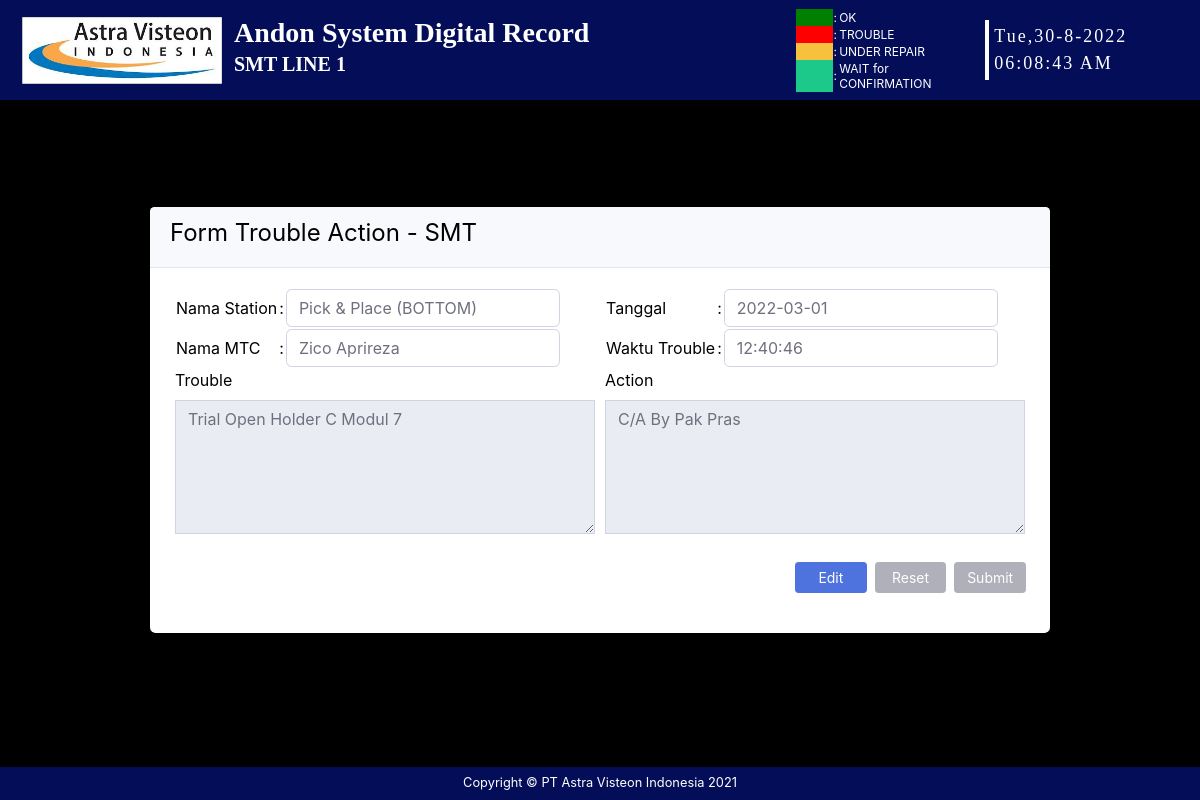
/formcheck.php?idtrouble=186&station=12, run on the app's committed database.
### tables this page shows
CREATE TABLE IF NOT EXISTS `smt_action` (
  `no` int(11) NOT NULL AUTO_INCREMENT,
  `id_trouble` int(10) NOT NULL,
  `date_trouble` date NOT NULL,
  `time_trouble` time NOT NULL,
  `no_station` int(10) NOT NULL,
  `nama_station` tinytext NOT NULL,
  `trouble` text NOT NULL,
  `action` text NOT NULL,
  `name` tinytext NOT NULL,
  PRIMARY KEY (`no`),
  KEY `no_station` (`no_station`),
  KEY `id-trouble` (`id_trouble`)
);

### formcheck.php (the view, shortened to what this page needs)
 <?php
include "connect.php";
$no_station = $_GET['station'];
$id_trouble = $_GET['idtrouble'];
?>
<html lang="en">
<head>
  <link href="css/sb-admin-2.css" rel="stylesheet">
</head>
<body>
<nav class="navbar navbar-expand fixed-top bg-bluedark mb-4" style="height: 100px;">
  <?php require 'navbar.php'; ?>
</nav>
<div class="d-flex align-items-center min-vh-100">
      <div id="content" style="padding-top: 110px; padding-bottom: 20px; width: 100%">
        <div class="container" style="padding-left: 10%; padding-right: 10%;">
          <div class="row" style="width: 100%">
            <div class="card" style="width: 100%; margin-bottom: 50px;">
              <div class="card-header"><h4> Form Trouble Action - SMT</h4></div>
              <div class="card-body">
                <form method='post' action='formpost.php?form=2' autocomplete='off' onsubmit="return confirm('Anda sudah yakin dengan data yang anda masukkan ?');">
                <?php
                $query = mysqli_query($connect,"SELECT * FROM smt_action WHERE id_trouble = '$id_trouble' AND no_station = '$no_station'");
                if(mysqli_num_rows($query) != 0){
                  $data1=mysqli_fetch_array($query);
                  $date_trouble = $data1['date_trouble'];
                  $time_trouble = $data1['time_trouble'];
                  $nama_station = $data1['nama_station'];
                  $trouble      = $data1['trouble'];
                  $action       = $data1['action'];
                  $mtc          = $data1['name'];
                  } ?>
                  <div class="row text-danger">
                    <div class="col-md-6">
                      <table>
                      <tr><td>Nama Station</td>
                          <td> : </td>
                          <td><input type="text" name="station" id="station" class="form-control bg-white" value="<?=$nama_station?>" readonly /></td></tr>
                      <tr><td>Nama MTC</td>
                          <td> : </td>
                          <td><input type="text" name="mtc" id="mtc" class="form-control bg-white" value="<?=$mtc?>" style='text-transform: capitalize;' readonly /></td></tr>
                      </table>
                    </div>
                    <div class="col-md-6">
                      <table>
                      <tr><td>Tanggal</td>
                          <td> : </td>
                          <td><input type="text" name="date" id="date" class="form-control bg-white" value="<?=$date_trouble?>" readonly /></td></tr>
                      <tr><td>Waktu Trouble</td>
                          <td> : </td>
                          <td><input type="text" name="time" id="time" class="form-control bg-white" value="<?=$time_trouble?>" readonly /></td></tr>
                      </table>
                    </div>
                  </div>
                  <div class="row">
                    <div class="col-md-6">
                      <label for="trouble">Trouble</label>
                      <textarea name='trouble' id='trouble' rows='5' class='form-control rounded-0' maxlength="100" style='text-transform: capitalize;' readonly><?php echo $trouble ?></textarea><br />
                    </div>
                    <div class="col-md-6">
                      <label for="action">Action</label>
                      <textarea name='action' id='action' rows='5' class='form-control rounded-0' maxlength="100" style='text-transform: capitalize;' readonly><?php echo $action ?></textarea><br />
                    </div>
                  </div>
                  <div class="row d-flex flex-row-reverse py-1 px-0">
                  <input class="col-sm-1 btn btn-sm btn-secondary mx-1" type="submit" name="submit" id="submit" value="Submit" disabled />
                  <input class="col-sm-1 btn btn-sm btn-secondary mx-1" type="reset" name="reset" id="reset" value="Reset" disabled />
                  <input class="col-sm-1 btn btn-sm btn-primary mx-1" type="button" name="edit" id="edit" value="Edit" onclick="editform()" />
                  </div>
                </form>
              </div>
            </div>
          </div>
        </div>
      </div>
</div>
<footer class="sticky-footer bg-bluedark">
  <div class="container my-auto">
    <div class="copyright text-center my-auto">
      <span>Copyright &copy; PT Astra Visteon Indonesia 2021</span>
    </div>
  </div>
</footer>
</body>
</html>

### data on the page
smt_action: station "Pick & Place (BOTTOM)", mtc "Zico Aprireza", date "2022-03-01", time "12:40:46", trouble "Trial open holder C modul 7", action "C/a by pak pras"
